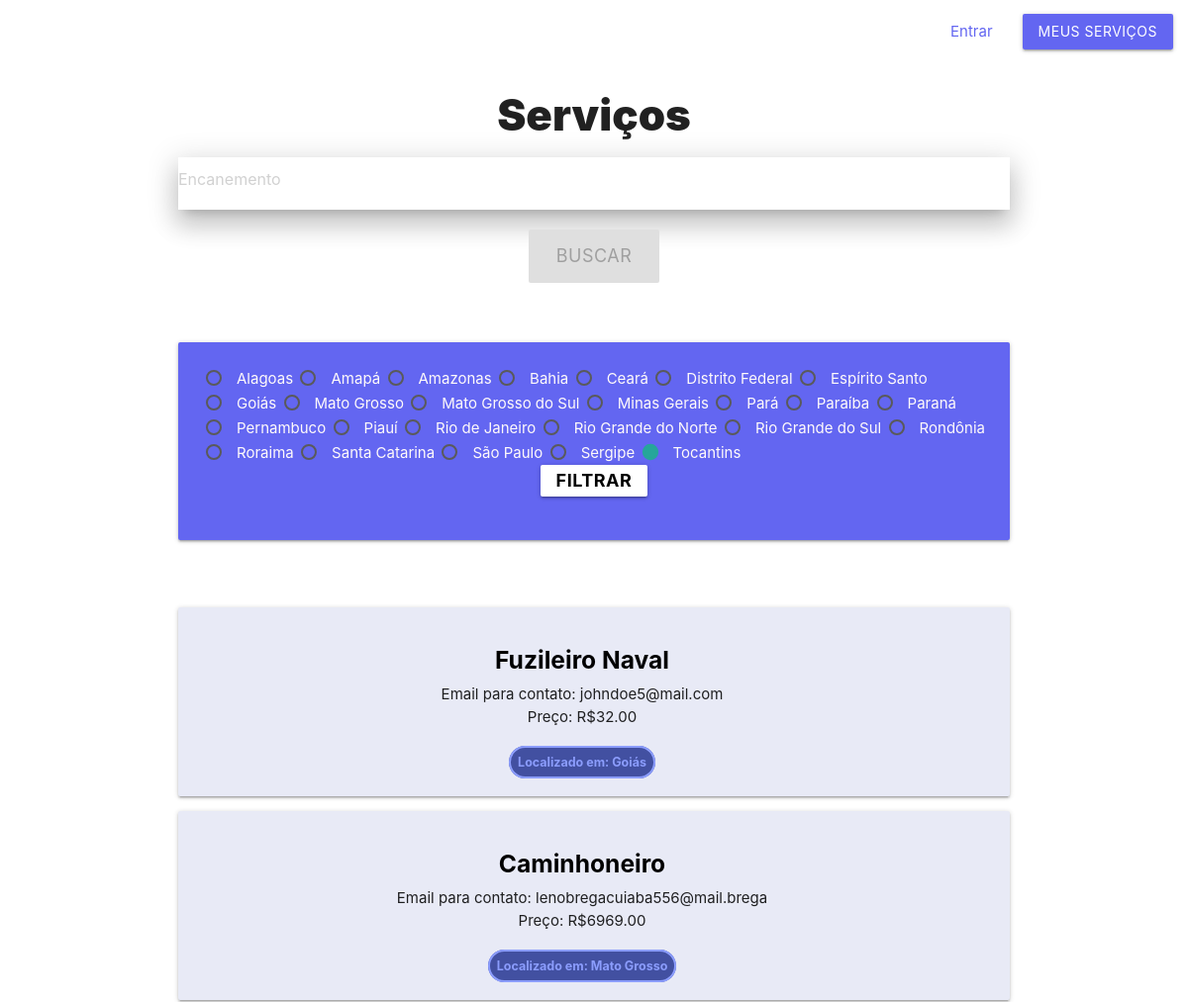
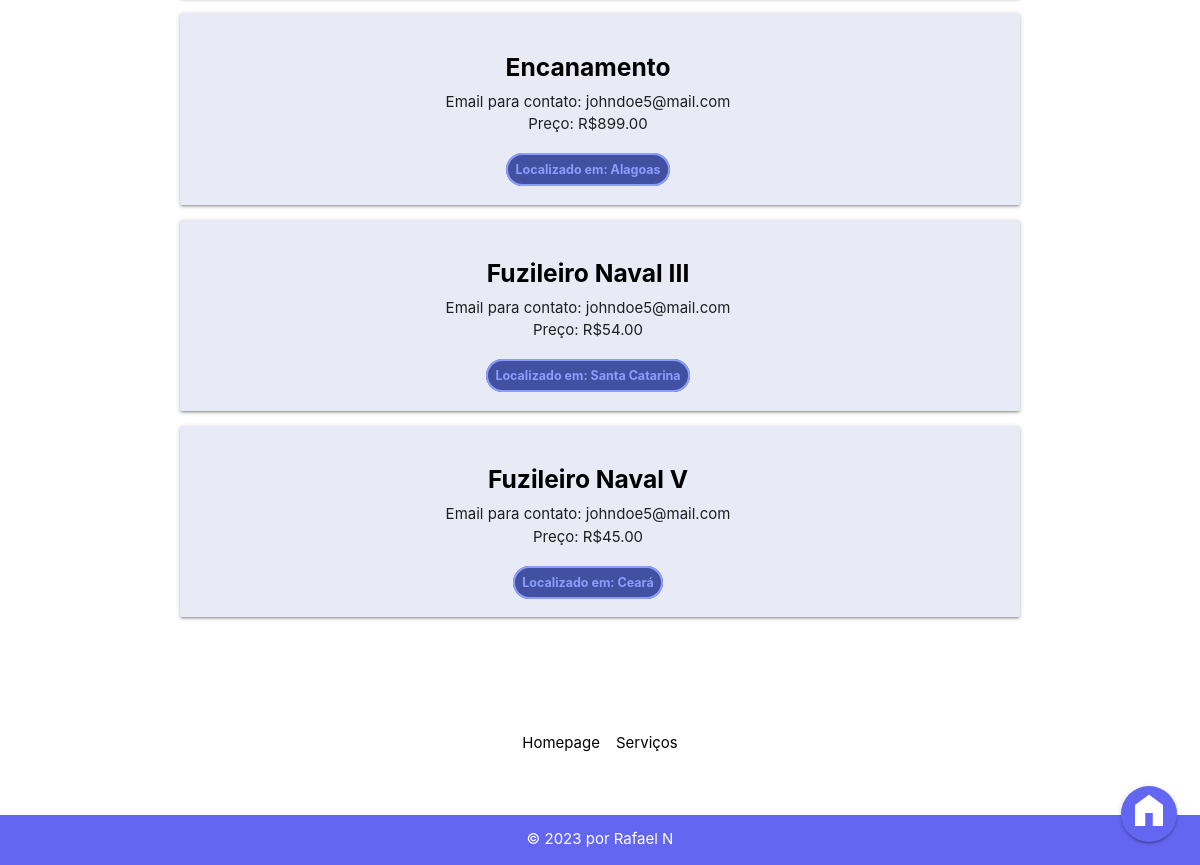
The page /servicosapp/servicos/ on the database its author committed (2 pictures, top to bottom).
### servicosapp/models.py (models this page shows)
class Estado(models.Model):
    id_estado = models.AutoField(primary_key=True)
    nome_estado = models.CharField(max_length=150)
    def __str__(self):
        return self.nome_estado

class Servico(models.Model):
    id_servico = models.AutoField(primary_key=True)
    fk_usuario = models.ForeignKey(auth_user, on_delete=models.DO_NOTHING, null=True)
    fk_categoria = models.ForeignKey(Categoria, on_delete=models.CASCADE, null=True)
    fk_estado = models.ForeignKey(Estado, on_delete=models.CASCADE, null=True)
    titulo = models.CharField(max_length=150, null=False)
    descricao = models.CharField(max_length=150, default=None)
    email = models.CharField(max_length=150, null=False)
    telefone_1 = models.CharField(max_length=50, null=True)
    telefone_2 = models.CharField(max_length=50, null=True)
    preco = models.IntegerField(default=0, null=True)
    data_pub = models.DateTimeField("Data de publicação", default=django.utils.timezone.now, null=True)
    def __str__(self):
        return self.titulo

### servicosapp/views.py (the view)
# urls.py: path('servicos/', views.index_servicos, name="index_servicos"),
def index_servicos(request):
       servicos = Servico.objects.all()
       estados = Estado.objects.all()
       context = {
              'servicos': servicos,
              'estados': estados
       }
       return render(request, 'servicosapp/servicos/index.html', context)

### servicosapp/templates/servicosapp/servicos/index.html (shortened to what this page needs)
{% extends 'base.html' %}
{% block content %}
<h3>Serviços</h3>
{% include "searchbar.html" %}
<div style="background-color: var(--accent-color); margin: 4em auto 0 auto;" class="container card-panel">
    <form method="get" action="{% url 'servicosapp:buscar' %}">
        {% for estado in estados %}
        <label>
            <span style="color: snow;">{{ estado }}</span>
        </label>
        {% endfor %}
        <div class="row" style="display: flex; justify-content: center;">
            <button style="font-weight: bold; color: black; min-width: fit-content;" type="submit"
                class="waves-effect waves-light btn-small white">Filtrar</button>
        </div>
    </form>
</div>
<div style="margin-top: 4em; display: flex; justify-content: center; align-items: center;">
    {% if servicos %}
    <div style="text-align: center;" class="container row">
        {% for servico in servicos %}
        <ul class="card-panel indigo lighten-5">
            <a id="ancora-servicos" href="{% url 'servicosapp:detalhes_servicos' servico.id_servico %}">
                <h5 style="font-weight: bolder;">{{ servico }}</h5>
            </a>
            <li>Email para contato: {{ servico.email }}</li>
            <li>Preço: R${{ servico.preco }}.00</li>
            <br />
            <span
                style="opacity: 80%; background-color: #192a8d; border-radius: 2em; padding: 7px; font-size: smaller; font-weight: bold; border: solid 2px #758aff; color: #758aff; margin-left: auto; margin-right: auto; max-width: fit-content;">Localizado
                em: {{ servico.fk_estado }}</span>
        </ul>
        {% endfor %}
    </div>
</div>
{% else %}
<p style="text-align: center; margin-top: 4em;"></p>
{% endif %}
{% endblock content %}

### servicosapp/templates/base.html (shortened to what this page needs)
{% load static %}
<!DOCTYPE html>
<head>
    <link href="
    https://cdn.jsdelivr.net/npm/swiper@9.1.0/swiper-bundle.min.css
    " rel="stylesheet">
    <link rel="stylesheet" href="{% static 'materialize.css' %}">
    <link rel="stylesheet" href="{% static 'servicosapp/stylesheet.css' %}" />
</head>
<body>
    {% include 'navbar.html' %}
    <main>
        {% block content %}{% endblock content %}
        <div class="fixed-action-btn">
            <a style="background-color: var(--accent-color);" class="btn-floating btn-large"
                href="{% url 'servicosapp:index' %}">
                <img src="{% static 'servicosapp/images/homeicon.png' %}" />
            </a>
        </div>
    </main>
    <footer class="page-footer">
        <div class="container">
            <ul>
                <li><a href="{% url 'servicosapp:index' %}">Homepage</a></li>
                <li><a href="{% url 'servicosapp:index_servicos' %}">Serviços</a></li>
            </ul>
        </div>
        <div class="fc footer-copyright">
            <div class="container">
                © 2023 por Rafael N
            </div>
        </div>
    </footer>
</body>

### servicosapp/templates/navbar.html
<nav>
    <div class="nav-wrapper">
        <ul id="nav-mobile" class="right">
            {% if user.is_authenticated %}
            <li style="color: black;">Olá {{ user.username }} </li>
            <li><a href="{% url 'servicosapp:sair' %}">Sair</a></li>
            {% else %}
            <li><a href="{% url 'servicosapp:entrar_form' %}">Entrar</a></li>
            {% endif %}
            <li><a class="login-btn waves-effect waves-light btn"
                    href="{% url 'servicosapp:meus_servicos' %}">Meus serviços</a></li>
        </ul>
    </div>
</nav>

### servicosapp/templates/searchbar.html (shortened to what this page needs)
<form method="get" action="{% url 'servicosapp:buscar' %}">
    <div class="container row z-depth-4">
        <input minlength="4" value="{{ request.get.name }}" name="titulo" placeholder="Encanemento" id="searchbar"
            type="text"></input>
    </div>
    <button disabled id="sbtn" type="submit" class="submit-btn waves-effect waves-light btn-large">Buscar</button>
</form>

### servicosapp/static/servicosapp/stylesheet.css (style rules this page uses)
* { box-sizing: border-box; padding: 0; margin: 0; }
body { background-color: var(--primary-color); }
body button, .login-btn { background-color: var(--accent-color) !important; }
body a { color: var(--accent-color); }
body h3 { font-weight: 900; text-align: center; }
body .submit-btn { display: flex; margin: 0 auto 0 auto; }
body button { font-size: larger !important; }
body nav { background: transparent; box-shadow: none; }
body nav li a { color: var(--accent-color); }
body footer { background: none !important; text-align: center; color: black; }
body footer ul { display: flex; justify-content: center; gap: 2vh; margin-top: 4em; }
body footer ul li a { color: black; }
body footer .fc { margin-top: 4em; background-color: var(--accent-color) !important; color: var(--primary-color) !important; }
body main { min-height: 100vh; }
body main div #searchbar { border: none; }
div #ancora-servicos { color: black; }

### rows shown on the page
Estado: nome_estado "Alagoas"
Estado: nome_estado "Amapá"
Estado: nome_estado "Amazonas"
Estado: nome_estado "Bahia"
Estado: nome_estado "Ceará"
Estado: nome_estado "Distrito Federal"
Estado: nome_estado "Espírito Santo"
Estado: nome_estado "Goiás"
Estado: nome_estado "Mato Grosso"
Estado: nome_estado "Mato Grosso do Sul"
Estado: nome_estado "Minas Gerais"
Estado: nome_estado "Pará"
Estado: nome_estado "Paraíba"
Estado: nome_estado "Paraná"
Estado: nome_estado "Pernambuco"
Estado: nome_estado "Piauí"
Estado: nome_estado "Rio de Janeiro"
Estado: nome_estado "Rio Grande do Norte"
Estado: nome_estado "Rio Grande do Sul"
Estado: nome_estado "Rondônia"
Estado: nome_estado "Roraima"
Estado: nome_estado "Santa Catarina"
Estado: nome_estado "São Paulo"
Estado: nome_estado "Sergipe"
Estado: nome_estado "Tocantins"
Servico: titulo "Fuzileiro Naval", email "johndoe5@mail.com", preco "32", fk_estado "Goiás"
Servico: titulo "Caminhoneiro", email "lenobregacuiaba556@mail.brega", preco "6969", fk_estado "Mato Grosso"
Servico: titulo "Encanamento", email "johndoe5@mail.com", preco "899", fk_estado "Alagoas"
Servico: titulo "Fuzileiro Naval III", email "johndoe5@mail.com", preco "54", fk_estado "Santa Catarina"
Servico: titulo "Fuzileiro Naval V", email "johndoe5@mail.com", preco "45", fk_estado "Ceará"
